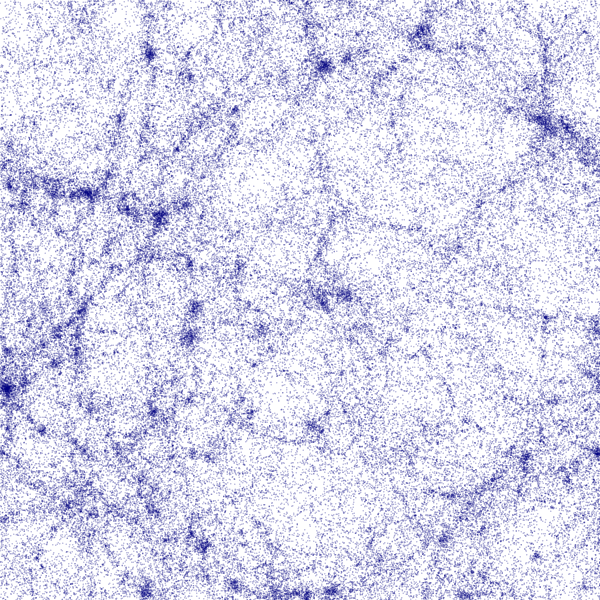
#> input picture figures/illustris3_clean_slice.png, 1200 x 1200 px (shown at 1/2 size)
$ jupyter execute --allow-errors voidfinding_illustris3.ipynb
#> lines starting #> are read from the running program, lines starting #| are printed output that depends on the picture; after the words box and inside, x2 and y2 are one past the last pixel; in counts of white or black regions, pixels touching at a corner belong together
[cell 1]
import scipy.ndimage.measurements
import numpy as np
import os
import pandas
import logging
import psutil
logging.basicConfig(filename='LogVoidAnalysis.log', level=logging.DEBUG)
import h5py
import requests
import matplotlib.pyplot as plt
import matplotlib.colors as mcolors
import numpy as np
import time

[cell 2]
key = "../api_key.txt"

#> (the rest of this cell did not finish here and is left out)

[cell 3]
baseUrl = 'http://www.tng-project.org/api/'
#> (the rest of this cell did not finish here and is left out)

#> (a cell that did not finish here is left out)

[cell 5]
from PIL import Image
with Image.open("../figures/illustris3_clean_slice.png") as im:
#> im is the input picture: PIL image 1200x1200 RGBA; mean R, G, B, A 216.4, 216.4, 235.6, 255
    data = im.getdata()

print(data)
#> (printed output is left out)

[cell 6]
data.getpixel((0,0))
#> Out = (255, 255, 255, 255)

[cell 7]
width, height = im.size
#> width = 1200; height = 1200

voids = np.zeros((width, height))
for i in range(width):
    for j in range(height):
        try:
            rgb = data.getpixel((i,j))
            if rgb[0] > 235 and rgb[1] > 235 and rgb[2] > 235:
                voids[i,j] = True
            else:
                voids[i,j] = False
        except:
            break
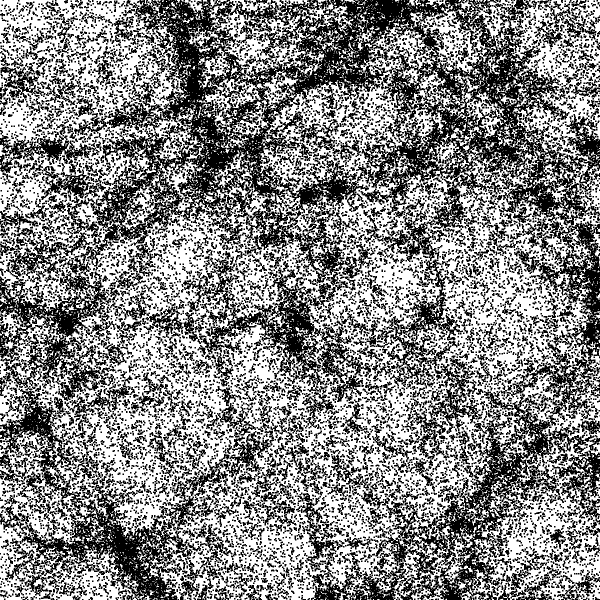
#> voids: shape (1200, 1200) float64 (shown at 1/2 size); values 0 (black) and 1 (white), 53.4% white; 9323 black regions (5951 under 20 px), largest, box (x1, y1, x2, y2) and area: (0, 0, 897, 802) 120437, (723, 22, 1183, 458) 59160, (0, 777, 459, 1200) 34882
#voids = voids[voids != -1]
voids.shape
#> Out = (1200, 1200)

[cell 8]
len(voids[voids == True])
#> Out = 769626

[cell 9]
la, nf = scipy.ndimage.measurements.label(voids)
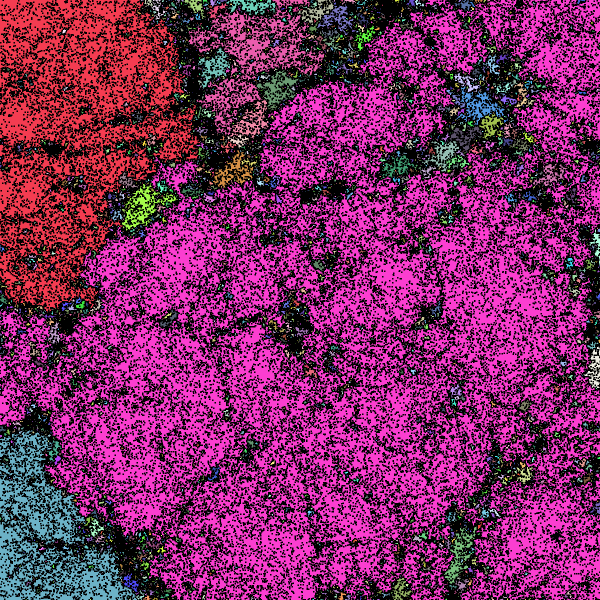
#> la: shape (1200, 1200) int32 (shown at 1/2 size); 6187 distinct labels, from 0 to 6186; one colour per label, 0 black
#> nf = 6186

[cell 10]
la

[cell 11]
nf
#> Out = 6186

[cell 12]
plt.imshow(la.T, extent=[0, width, 0, height])

[cell 13]
thresholds = [255, 245, 235]

fig, axes = plt.subplots(1, 3, figsize=(18, 6))

for ax, thresh in zip(axes, thresholds):
    voids = np.zeros((width, height))
    for i in range(width):
        for j in range(height):
            try:
                rgb = data.getpixel((i, j))
                if rgb[0] >= thresh and rgb[1] >= thresh and rgb[2] >= thresh:
                    voids[i, j] = True
                else:
                    voids[i, j] = False
            except:
                break

    la, nf = scipy.ndimage.measurements.label(voids)
    n_void_px = len(voids[voids == True])

    la_plot = la.T.astype(float)
    la_plot[la_plot == 0] = np.nan          # background -> transparent -> white

    ax.imshow(la_plot, extent=[0, width, 0, height])
    ax.set_title(f"cutoff {thresh}: {nf} structures, {n_void_px:,} void px")
    print(f"cutoff {thresh}: {n_void_px:,} void pixels, {nf} structures")
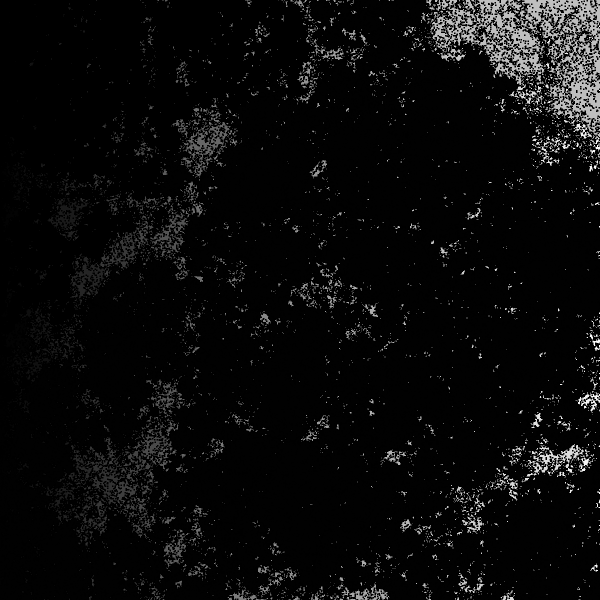
#> la_plot: shape (1200, 1200) float64 (shown at 1/2 size); 46.55% of the values are NaN or infinite; the others: min 1, max 6186, mean 488; drawn with min black, max white, NaN and infinite black

[cell 14]
from scipy.ndimage import uniform_filter

window = 21
density = uniform_filter(voids.astype(float), size=window)   # 0..1 = void fraction nearby
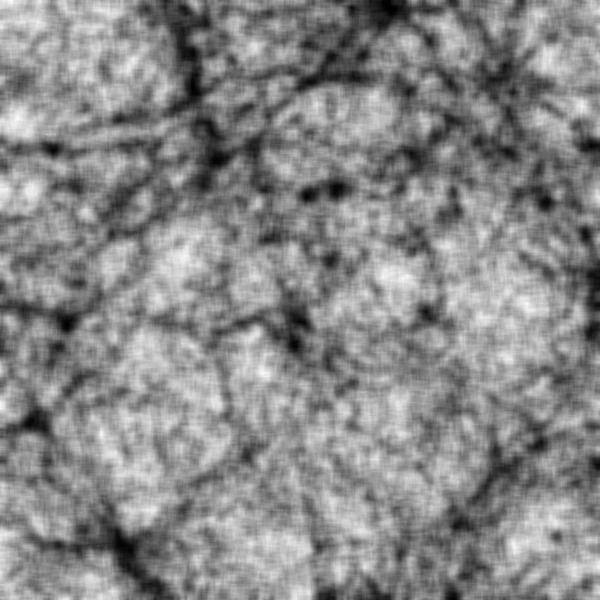
#> density: shape (1200, 1200) float64 (shown at 1/2 size); min -5e-16, max 1, mean 0.534; drawn with min black and max white

sizes = np.bincount(la.ravel())          # size of each labelled blob
sizes[0] = 0                             # background
size_map = sizes[la].astype(float)
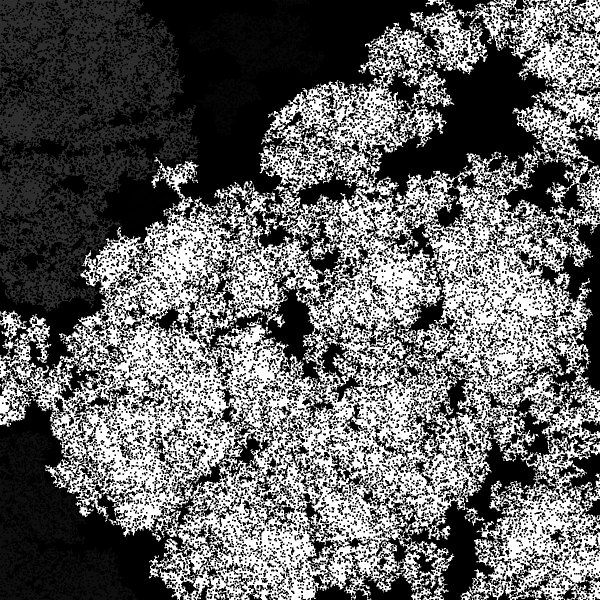
#> size_map: shape (1200, 1200) float64 (shown at 1/2 size); min 0, max 543035, mean 212464.7; drawn with min black and max white
size_map[size_map == 0] = np.nan         # background transparent
im = plt.imshow(size_map.T, extent=[0, width, 0, height], cmap='turbo')
plt.colorbar(im, label='void size (pixels)')
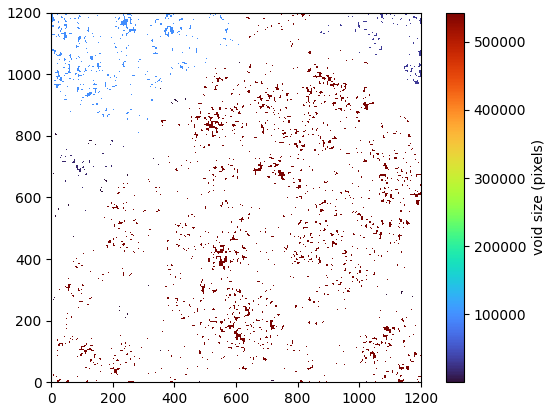
#> figure drawn by matplotlib, 2 panels

[cell 15]
from scipy.ndimage import label
from matplotlib.colors import LogNorm

la, nf = label(voids)

sizes = np.bincount(la.ravel())
sizes[0] = 0                     # background
size_map = sizes[la].astype(float)
size_map[size_map == 0] = np.nan # non-void stays white

plt.figure(figsize=(8, 7))
im = plt.imshow(size_map.T, extent=[0, width, 0, height], cmap='viridis',
                norm=LogNorm(vmin=max(1, sizes[sizes>0].min()), vmax=sizes.max()))
plt.colorbar(im, label='structure size (pixels)')
plt.title(f'{nf} structures')
plt.show()
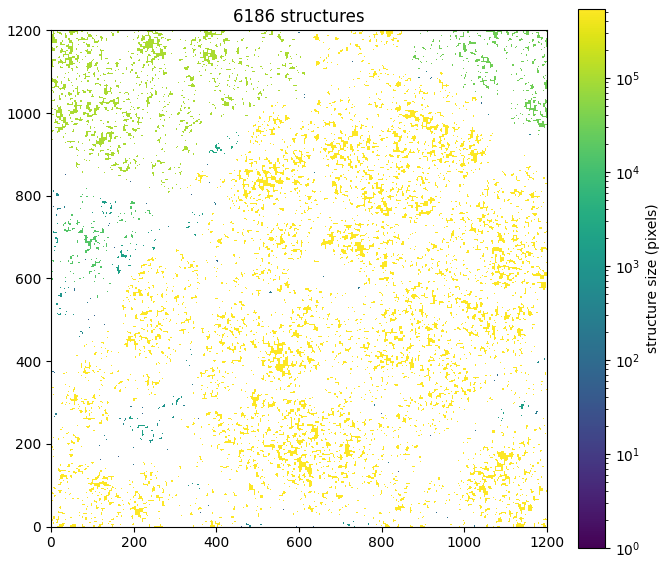
#> figure drawn by matplotlib, 2 panels

[cell 16]
from scipy.ndimage import gaussian_filter

thresholds = [255, 245, 235]
sigma = 8
cmap_name, bg = 'plasma', '#14142b'

results = []
for thresh in thresholds:
    voids = np.zeros((width, height))
    for i in range(width):
        for j in range(height):
            try:
                rgb = data.getpixel((i, j))
                if rgb[0] >= thresh and rgb[1] >= thresh and rgb[2] >= thresh:
                    voids[i, j] = True
                else:
                    voids[i, j] = False
            except:
                break

    la, nf = scipy.ndimage.measurements.label(voids)
    n_void_px = len(voids[voids == True])

    mask = voids.astype(bool)
    density = gaussian_filter(mask.astype(float), sigma=sigma)
    dmap = density.T.copy()
    dmap[~mask.T] = np.nan
    results.append((thresh, nf, n_void_px, dmap))
    print(f"cutoff {thresh}: {n_void_px:,} void pixels, {nf} structures")
#> this loop made 3 passes
#> pass 1, `dmap = density.T.copy()`:
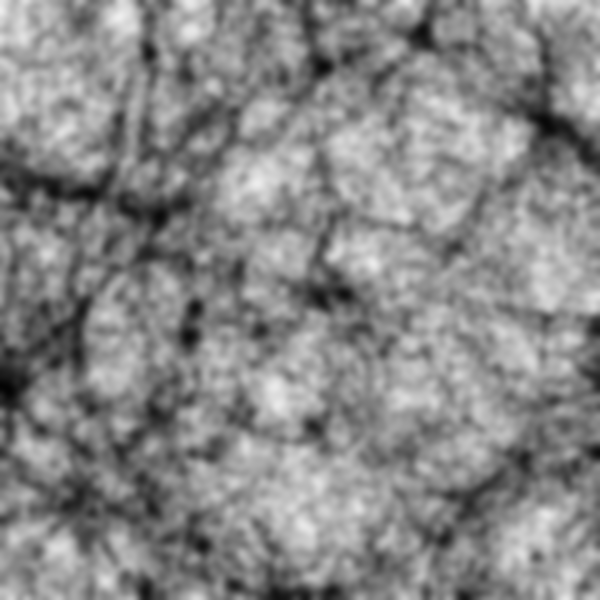
#> dmap: shape (1200, 1200) float64 (shown at 1/2 size); min 0.0154, max 0.936, mean 0.534
#> after the loop:
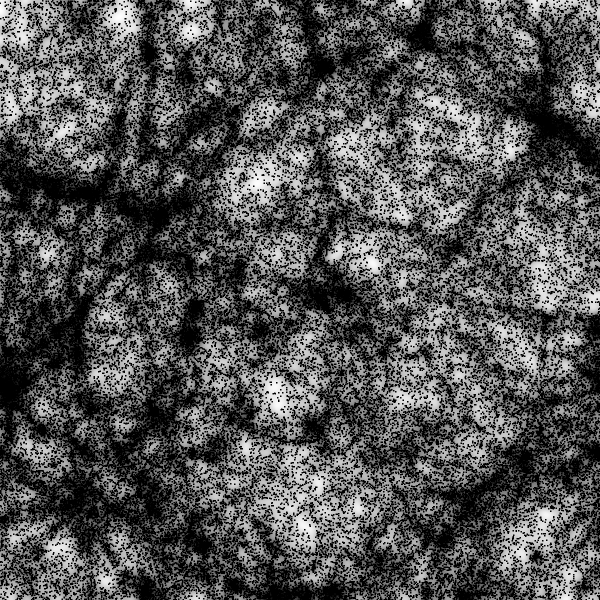
#> dmap: shape (1200, 1200) float64 (shown at 1/2 size); 46.55% of the values are NaN or infinite; the others: min 0.0395, max 0.936, mean 0.588; drawn with min black, max white, NaN and infinite black
#> after the loop, results = 3 items

vmax = np.nanpercentile(np.concatenate([r[3][~np.isnan(r[3])].ravel() for r in results]), 99)
#> vmax = 0.852

cmap = plt.cm.get_cmap(cmap_name).copy()
cmap.set_bad(bg)

fig, axes = plt.subplots(1, 3, figsize=(18, 6))
for ax, (thresh, nf, n_void_px, dmap) in zip(axes, results):
    ax.set_facecolor(bg)
    im = ax.imshow(dmap, extent=[0, width, 0, height], cmap=cmap, vmin=0, vmax=vmax)
    ax.set_title(f"cutoff {thresh}: {nf} structures, {n_void_px:,} void px")
#> this loop made 3 passes
#> thresh on passes 1 to 3: 255, 245, 235

fig.colorbar(im, ax=axes, label='local void density', shrink=0.8)
plt.show()
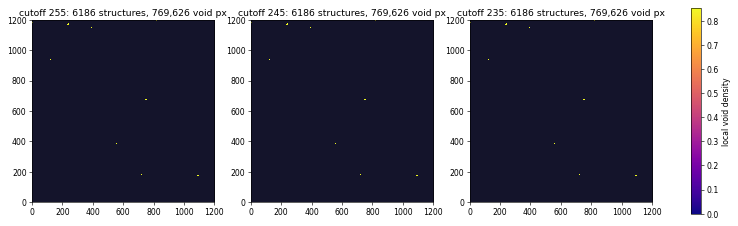
#> figure drawn by matplotlib, 4 panels

$ run again, with figures/2d void plat illustris3.png copied over figures/illustris3_clean_slice.png
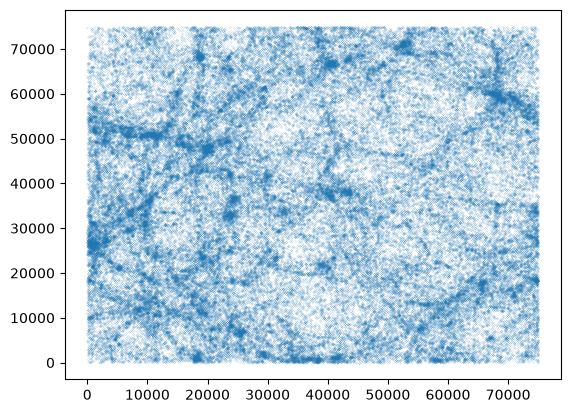
#> input picture figures/2d void plat illustris3.png, 570 x 413 px
#> im is the input picture: PIL image 570x413 RGBA; mean R, G, B, A 195.9, 216.3, 230.6, 255
#> (printed output is left out)
#> `data.getpixel((0,0))`: Out = (255, 255, 255, 255)
#> after the loop `for i in range(width):`:
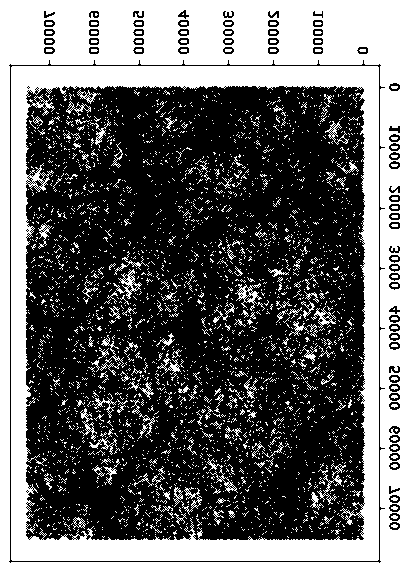
#> voids: shape (570, 413) float64; values 0 (black) and 1 (white), 40.1% white; 3167 white regions (3021 under 20 px), largest, box (x1, y1, x2, y2) and area: (0, 0, 413, 570) 46789, (11, 66, 379, 561) 31133, (235, 283, 262, 311) 240
#> `len(voids[voids == True])`: Out = 94425
#> `la, nf = scipy.ndimage.measurements.label(voids)`: nf = 9358
#> after the loop `for thresh in thresholds:`: results = 3 items
#> vmax = 1
#> the loop `for ax, (thresh, nf, n_void_px, dmap) in zip(axes, results):` made 3 passes
#> (thresh, nf, n_void_px) on passes 1 to 3: (255, 1102, 76356), (245, 5013, 86408), (235, 9367, 94453)
#> `plt.show()`:
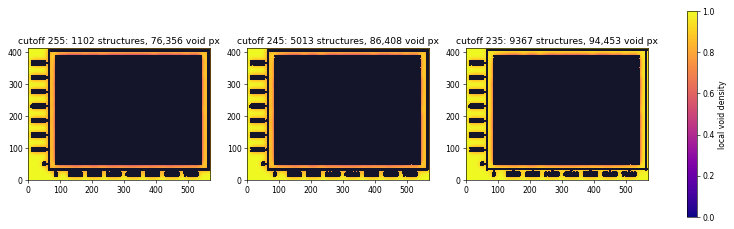
#> figure drawn by matplotlib, 4 panels

$ run again, with figures/clean_slice.png copied over figures/illustris3_clean_slice.png
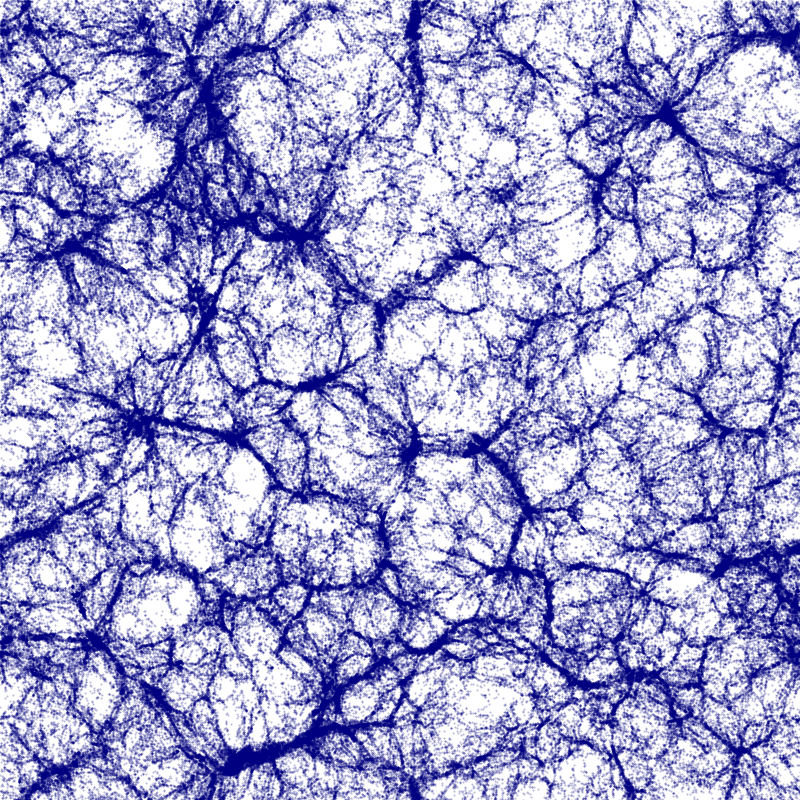
#> input picture figures/clean_slice.png, 800 x 800 px
#> im is the input picture: PIL image 800x800 RGBA; mean R, G, B, A 159.6, 159.6, 206.6, 255
#> (printed output is left out)
#> `data.getpixel((0,0))`: Out = (255, 255, 255, 255)
#> `len(voids[voids == True])`: Out = 169565
#> la: shape (800, 800) int32; 14341 distinct labels, from 0 to 14340
#> `la, nf = scipy.ndimage.measurements.label(voids)`: nf = 14340
#> after the loop `for thresh in thresholds:`: results = 3 items
#> vmax = 0.776
#> the loop `for ax, (thresh, nf, n_void_px, dmap) in zip(axes, results):` made 3 passes
#> (thresh, nf, n_void_px) on passes 1 to 3: (255, 5891, 109133), (245, 7528, 147270), (235, 14340, 169565)
#> `plt.show()`:
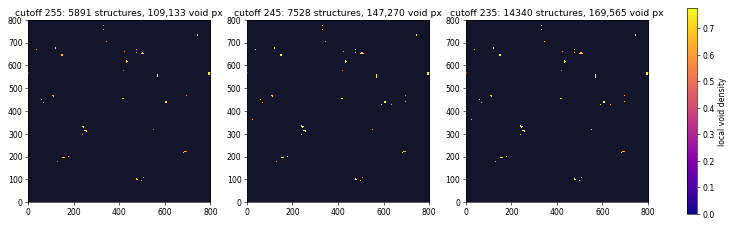
#> figure drawn by matplotlib, 4 panels
